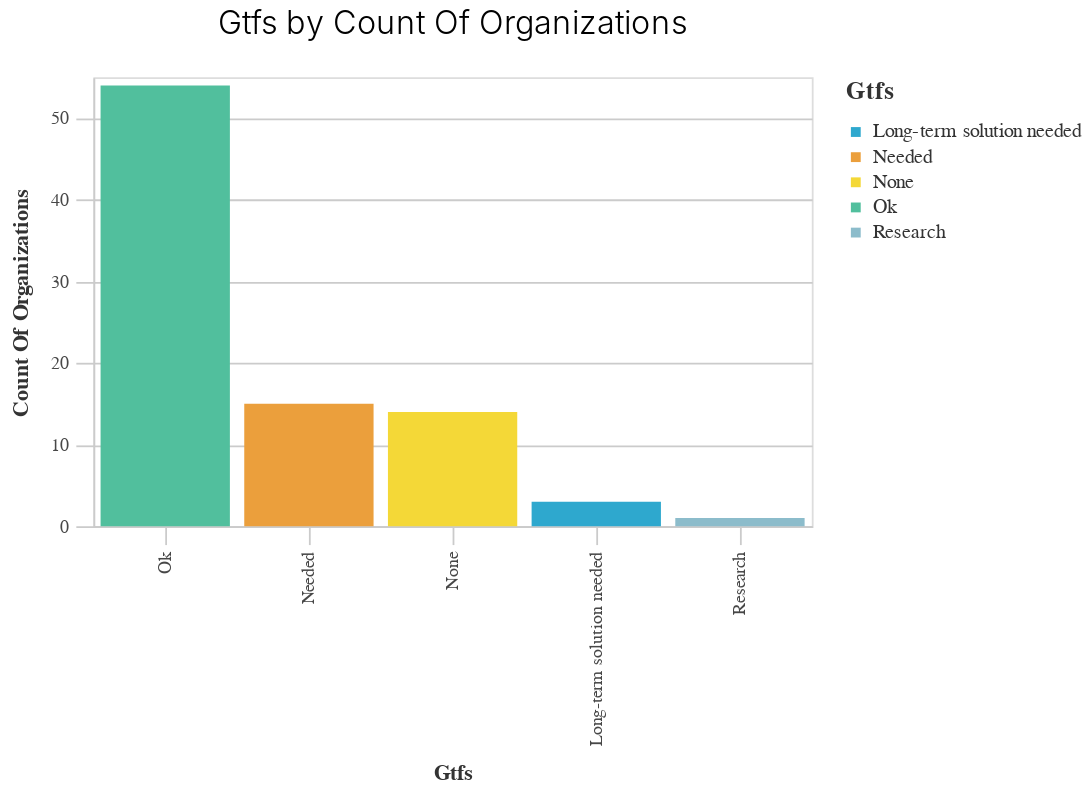

The cell this chart's notebook holds for it:
### Code cell
_utils.basic_bar_chart(GTFS_orgs_rough, 'GTFS','Count_of_Organizations', 'GTFS')

### Figure 1 — Vega-Lite specification as saved in the notebook (floating-point values rounded to 4 significant figures)
{"config": {"view": {"continuousWidth": 400, "continuousHeight": 300}, "axis": {"domainColor": "#cbcbcb", "grid": true, "gridColor": "#cbcbcb", "gridWidth": 1, "labelColor": "#474747", "labelFont": "Nunito Sans", "labelFontSize": 10, "labelPadding": 4, "tickColor": "#cbcbcb", "tickSize": 10, "titleColor": "#333", "titleFont": "Raleway", "titleFontSize": 12, "titlePadding": 10}, "axisBand": {"grid": false}, "background": "white", "font": "Raleway", "header": {"labelFont": "Nunito Sans", "titleFont": "Raleway"}, "legend": {"labelColor": "#333", "labelFont": "Nunito Sans", "labelFontSize": 11, "labelLimit": 0, "padding": 1, "symbolSize": 30, "symbolType": "square", "titleColor": "#333", "titleFont": "Raleway", "titleFontSize": 14, "titlePadding": 10}, "title": {"anchor": "middle", "font": "Raleway", "fontSize": 18, "fontWeight": 300, "offset": 20}}, "data": {"name": "data-e69dc3c7333b8261683f66b31c5f59c3"}, "mark": "bar", "encoding": {"color": {"field": "GTFS", "legend": {"title": "Gtfs"}, "scale": {"range": ["#2EA8CE", "#EB9F3C", "#F4D837", "#51BF9D", "#8CBCCB", "#9487C0"]}, "type": "nominal"}, "x": {"field": "GTFS", "sort": "-y", "title": "Gtfs", "type": "nominal"}, "y": {"field": "Count_of_Organizations", "title": "Count Of Organizations", "type": "quantitative"}}, "height": 250, "title": "Gtfs by Count Of Organizations", "width": 400, "$schema": "https://vega.github.io/schema/vega-lite/v4.17.0.json", "datasets": {"data-e69dc3c7333b8261683f66b31c5f59c3": [{"GTFS": "Long-term solution needed", "Count_of_Organizations": 3}, {"GTFS": "Needed", "Count_of_Organizations": 15}, {"GTFS": "None", "Count_of_Organizations": 14}, {"GTFS": "Ok", "Count_of_Organizations": 54}, {"GTFS": "Research", "Count_of_Organizations": 1}]}}
